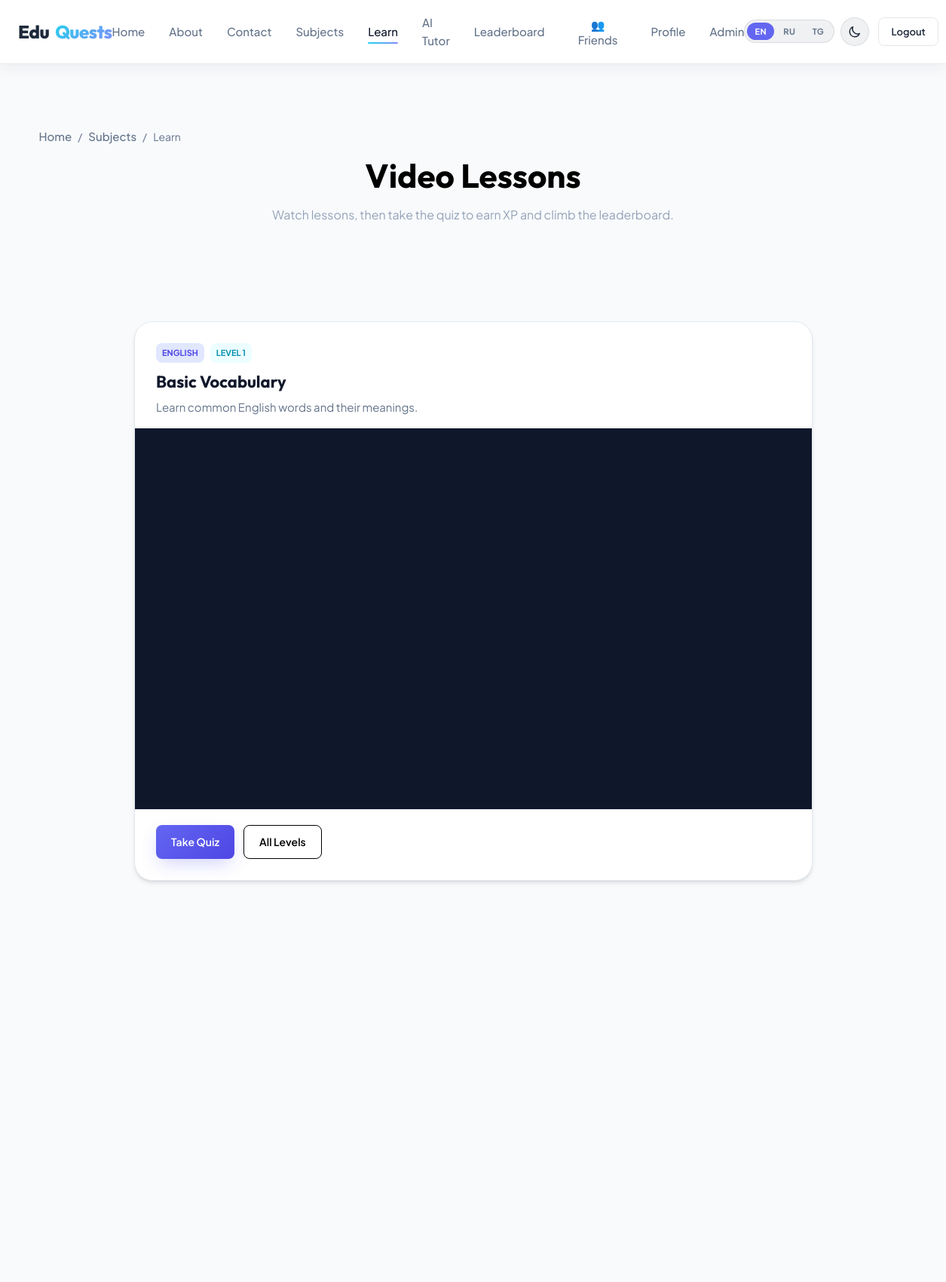
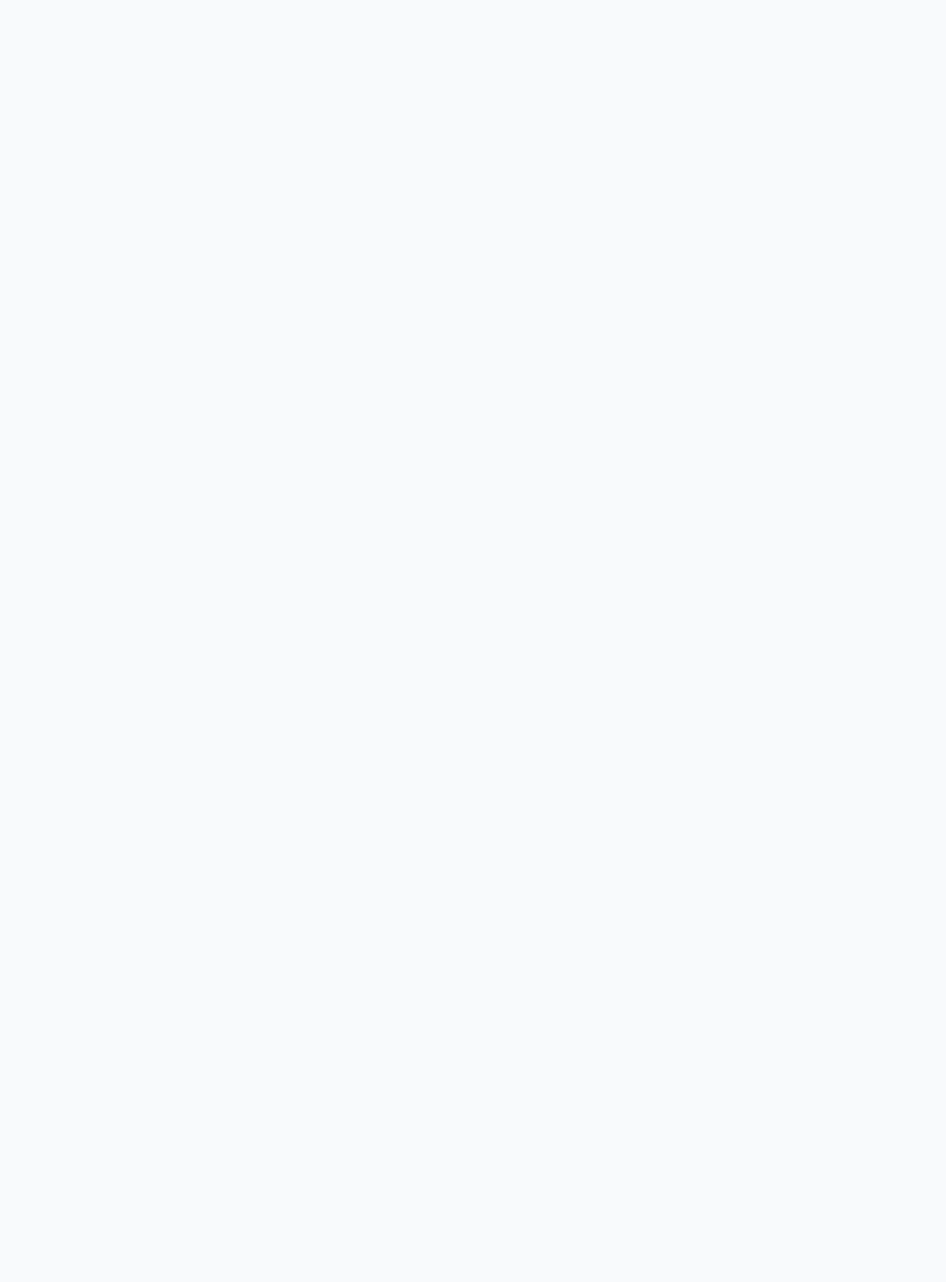
/levels/learn/ (signed in, upper part), run on the app's committed database (2 pictures, top to bottom).
### levels/models.py (models this page shows, shortened)
class Level(models.Model):
    subject = models.ForeignKey(
        Subject, on_delete=models.CASCADE, related_name="levels"
    )
    title = models.CharField(max_length=200)
    description = models.TextField()
    level_number = models.PositiveIntegerField()
    video_url = models.URLField(blank=True, null=True)
    required_score = models.PositiveIntegerField(default=0)
    xp_reward = models.PositiveIntegerField(default=100)
    created_at = models.DateTimeField(auto_now_add=True)
    updated_at = models.DateTimeField(auto_now=True)
    class Meta:
        verbose_name = "Level"
        verbose_name_plural = "Levels"
        ordering = ["subject", "level_number"]
        unique_together = ("subject", "level_number")
    @property
    def youtube_video_id(self):
        url = (self.video_url or "").strip()
        if "youtu.be/" in url:
            return url.split("/")[-1].split("?")[0]
        if "/embed/" in url:
            return url.split("/embed/")[1].split("?")[0]
        if "youtube.com" in url:
            parsed = urlparse(url)
            video_id = parse_qs(parsed.query).get("v", [""])[0]
            if video_id:
                return video_id
        match = re.search(r"([a-zA-Z0-9_-]{11})", url)
        return match.group(1) if match else ""

### subjects/models.py (models this page shows, shortened)
class Subject(models.Model):
    name = models.CharField(max_length=100, unique=True)
    image = models.ImageField(upload_to="subjects/")
    description = models.TextField()
    created_at = models.DateTimeField(auto_now_add=True)
    updated_at = models.DateTimeField(auto_now=True)
    class Meta:
        verbose_name = "Subject"
        verbose_name_plural = "Subjects"
        ordering = ["name"]

### levels/views.py (the view)
# urls.py: path("learn/", learn_vidios, name="learn_vidios")
def learn_vidios(request):
    levels = (
        Level.objects.select_related("subject")
        .exclude(video_url__isnull=True)
        .exclude(video_url="")
        .order_by("subject__name", "level_number")
    )
    return render(request, "levels/learn.html", {"levels": levels})

### accounts/context_processors.py (called while the page is built)
def eduquests_context(request):
    has_subjects = False
    subjects_url = '#'
    for url_name in ['subject_list', 'subjects', 'subjects:index', 'subjects:list']:
        try:
            subjects_url = reverse(url_name)
            has_subjects = True
            break
        except NoReverseMatch:
            continue
    return {
        'has_subjects_url': has_subjects,
        'subjects_url': subjects_url,
    }

### eduquests/context_processors.py (called while the page is built)
def i18n_theme_context(request):
    lang = getattr(request, "LANGUAGE_CODE", None) or request.session.get("django_language", "en")
    if lang not in SUPPORTED_LANGS:
        lang = "en"
    return {
        "current_language": lang,
        "supported_languages": SUPPORTED_LANGS,
        "lang_labels": LANG_LABELS,
    }

def admin_context(request):
    is_admin = False
    if request.user.is_authenticated:
        is_admin = request.user.is_staff or request.user.is_superuser
    return {
        "is_admin": is_admin,
    }

### eduquests/i18n_strings.py (called while the page is built)
def get_text(key: str, lang: str = "en") -> str:
    if lang not in SUPPORTED_LANGS:
        lang = "en"
    entry = STRINGS.get(key)
    if not entry:
        return key
    return entry.get(lang) or entry.get("en") or key

### eduquests/templatetags/tr_tags.py (called while the page is built)
@register.simple_tag(takes_context=True)
def tr(context, key):
    request = context.get("request")
    lang = "en"
    if request:
        lang = getattr(request, "LANGUAGE_CODE", None) or request.session.get("django_language", "en")
    return get_text(key, lang)

### friends/chat_services.py (called while the page is built)
def unread_count_for_room(room, user):
    state = ChatReadState.objects.filter(room=room, user=user).first()
    since = state.last_read_at if state else None
    qs = ChatMessage.objects.filter(room=room, is_deleted=False).exclude(sender=user)
    if since:
        qs = qs.filter(created_at__gt=since)
    return qs.count()

def unread_counts_by_friend_ids(user):
    rooms = ChatRoom.objects.filter(Q(user1=user) | Q(user2=user))
    result = {}
    for room in rooms:
        friend = room.other_user(user)
        result[friend.pk] = unread_count_for_room(room, user)
    return result

def total_unread_chat_count(user):
    return sum(unread_counts_by_friend_ids(user).values())

### friends/models.py (called while the page is built)
    def other_user(self, user):
        if self.user1_id == user.pk:
            return self.user2
        return self.user1

### template/levels/learn.html (shortened to what this page needs)
{% extends 'base.html' %}
{% load tr_tags %}
{% block main_content %}
<div class="page-header page-enter bg-orbs">
  <div class="container">
    <nav class="breadcrumb">
      <a href="{% url 'home' %}">{% tr "nav.home" %}</a>
      <span>/</span>
      {% if has_subjects_url %}<a href="{{ subjects_url }}">{% tr "nav.subjects" %}</a><span>/</span>{% endif %}
      <span>{% tr "nav.learn" %}</span>
    </nav>
    <h1 class="page-title">{% tr "levels.learn_title" %}</h1>
    <p class="page-subtitle">{% tr "levels.learn_sub" %}</p>
  </div>
</div>
<section class="learn-section learn-videos-section">
  <div class="container">
    {% if levels %}
    <div class="learn-video-grid">
      {% for level in levels %}
      <article class="learn-video-card reveal hover-lift" id="level-{{ level.id }}">
        <div class="learn-video-card-header">
          <div class="level-meta">
            <span class="badge badge-indigo">{{ level.subject.name }}</span>
            <span class="badge badge-cyan">{% tr "common.level" %} {{ level.level_number }}</span>
          </div>
          <h2>{{ level.title }}</h2>
          {% if level.description %}<p class="learn-video-desc">{{ level.description }}</p>{% endif %}
        </div>
        {% if level.youtube_video_id %}
        <div class="learn-video-player">
          <iframe width="100%" height="500" src="https://www.youtube.com/embed/{{ level.youtube_video_id }}" title="YouTube" allowfullscreen></iframe>
        </div>
        {% else %}
        <div class="learn-video-missing"><p>{% tr "levels.video_missing" %}</p></div>
        {% endif %}
        <div class="learn-video-actions">
          <a href="{% url 'quiz' level.id %}" class="btn btn-primary">{% tr "levels.take_quiz" %}</a>
          <a href="{% url 'level_list' level.subject.id %}" class="btn btn-secondary">{% tr "levels.all_levels" %}</a>
        </div>
      </article>
      {% endfor %}
    </div>
    {% else %}
    <div class="empty-state reveal">
      <h3>{% tr "levels.no_video_title" %}</h3>
      <p>{% tr "levels.no_video_sub" %}</p>
      {% if has_subjects_url %}<a href="{{ subjects_url }}" class="btn btn-primary mt-4">{% tr "levels.browse_subjects" %}</a>{% endif %}
    </div>
    {% endif %}
  </div>
</section>
{% endblock %}

### static/css/theme.css (style rules this page uses)
[data-theme="light"] { --bg-app: #f8fafc; --bg-card: #ffffff; --bg-elevated: #ffffff; --text-primary: #0f172a; --text-secondary: #475569; --text-muted: #64748b; --border-color: #e2e8f0; --header-bg: rgba(255, 255, 255, 0.94); --header-text: #1e293b; --header-text-muted: #64748b; --header-text-hover: #0f172a; --header-border: rgba(15, 23, 42, 0.08); --header-control-bg: rgba(15, 23, 42, 0.06); --header-control-border: rgba(15, 23, 42, 0.1); --header-control-active: #6366f1; --header-shadow: 0 4px 20px rgba(15, 23, 42, 0.06); --mobile-nav-bg: #ffffff; }
body { background-color: var(--bg-app); color: var(--text-secondary); transition: background-color 0.25s ease, color 0.25s ease; }
h1, h2, h3, h4, h5, h6 { color: var(--text-primary); }
nav a { color: var(--header-text-muted) !important; }

### static/css/animations.css (style rules this page uses)
.page-enter { animation: fadeInUp 0.65s cubic-bezier(0.22, 1, 0.36, 1) both; }
.page-header.page-enter .page-title { animation: blurIn 0.75s cubic-bezier(0.22, 1, 0.36, 1) 0.06s both; }
.page-header.page-enter .page-subtitle { animation: fadeInUp 0.65s cubic-bezier(0.22, 1, 0.36, 1) 0.14s both; }
.page-header.page-enter .breadcrumb { animation: fadeInDown 0.5s ease 0.02s both; }
.reveal, .reveal-left, .reveal-right, .reveal-scale, .reveal-blur { will-change: transform, opacity; }
.reveal { opacity: 0; transform: translateY(36px); transition: opacity 0.75s cubic-bezier(0.22, 1, 0.36, 1), transform 0.75s cubic-bezier(0.22, 1, 0.36, 1); }
.reveal.is-visible, .reveal-left.is-visible, .reveal-right.is-visible, .reveal-scale.is-visible, .reveal-blur.is-visible { opacity: 1; transform: none; filter: blur(0); }
nav a { position: relative; transition: color 0.25s ease, transform 0.25s ease; }
nav a::after { transition: width 0.35s cubic-bezier(0.22, 1, 0.36, 1), transform 0.35s ease; transform-origin: left center; }
.hover-lift { transition: transform 0.4s cubic-bezier(0.22, 1, 0.36, 1), box-shadow 0.4s ease, border-color 0.3s ease; }
.btn { transition: transform 0.25s cubic-bezier(0.34, 1.56, 0.64, 1), box-shadow 0.3s ease, background 0.25s ease; }
.btn-primary { position: relative; overflow: hidden; }
.btn-primary::before { content: ""; position: absolute; inset: 0; background: linear-gradient( 120deg, transparent 30%, rgba(255, 255, 255, 0.25) 50%, transparent 70% ); transform: translateX(-100%); transition: none; }
.ripple-host { position: relative; overflow: hidden; }
.bg-orbs::before, .bg-orbs::after { animation: meshMove 12s ease-in-out infinite; }
.bg-orbs::after { animation-delay: -4s; animation-direction: reverse; }

### data on the page
Level: subject.name "ENGLISH", level "LEVEL", level_number "1", title "Basic Vocabulary", description "Learn common English words and their meanings.", take_quiz "Take Quiz", all_levels "All Levels"

### other printed values
{{ code|upper }} "EN" "RU" "TG"
